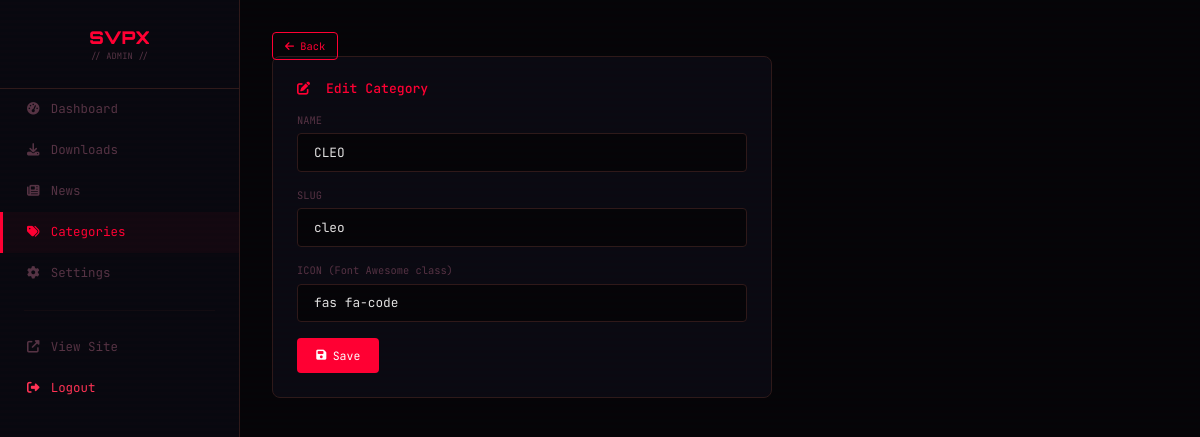
Screenshot of /admin/categories/edit/1 (signed in) with the database file from the repository.
### tables this page shows
CREATE TABLE categories (
            id INTEGER PRIMARY KEY AUTOINCREMENT,
            name TEXT NOT NULL UNIQUE,
            slug TEXT NOT NULL UNIQUE,
            icon TEXT DEFAULT 'fas fa-folder',
            created_at TEXT DEFAULT (datetime('now'))
        );

### app.py (the view, shortened to what this page needs)
@app.route("/admin/categories/edit/<int:category_id>", methods=["GET", "POST"])
@admin_required
def admin_edit_category(category_id):
    cat = get_category_by_id(category_id)
    if not cat:
        abort(404)
    return render_template("admin/edit_category.html", cat=cat)

### app.py (called while the page is built)
def admin_required(f):
    @wraps(f)
    def decorated(*args, **kwargs):
        if not session.get("admin_logged_in"):
            flash("Please login first.", "error")
            return redirect(url_for("admin_login"))
        return f(*args, **kwargs)
    return decorated

@app.context_processor
def inject_globals():
    return {
        "categories": get_categories(),
        "site_name": get_setting("site_name"),
        "server_name": get_setting("server_name"),
        "server_ip": get_setting("server_ip"),
        "discord_link": get_setting("discord_link"),
        "website_version": get_setting("website_version"),
        "current_year": datetime.now().year,
        "format_file_size": format_file_size,
        "get_setting": get_setting,
    }

### database.py (called while the page is built)
def get_db():
    conn = sqlite3.connect(DB_PATH)
    conn.row_factory = sqlite3.Row
    conn.execute("PRAGMA journal_mode=WAL")
    conn.execute("PRAGMA foreign_keys=ON")
    return conn

def get_categories():
    conn = get_db()
    cur = conn.execute("SELECT * FROM categories ORDER BY name")
    items = cur.fetchall()
    conn.close()
    return [dict(c) for c in items]

def get_setting(key):
    conn = get_db()
    cur = conn.execute("SELECT value FROM settings WHERE key=?", (key,))
    row = cur.fetchone()
    conn.close()
    return row["value"] if row else None

def get_category_by_id(category_id):
    conn = get_db()
    cur = conn.execute("SELECT * FROM categories WHERE id=?", (category_id,))
    item = cur.fetchone()
    conn.close()
    return dict(item) if item else None

### templates/admin/edit_category.html (shortened to what this page needs)
<!DOCTYPE html>
<html lang="en">
<head>
    <link href="https://cdn.jsdelivr.net/npm/bootstrap@5.3.2/dist/css/bootstrap.min.css" rel="stylesheet">
    <link href="https://cdnjs.cloudflare.com/ajax/libs/font-awesome/6.5.1/css/all.min.css" rel="stylesheet">
</head>
<body>
    <div class="sidebar">
        <div class="sidebar-h"><div class="brand">SVPX</div><div style="font-size:0.55rem;color:var(--muted);font-family:'JetBrains Mono',monospace;">// ADMIN //</div></div>
        <div class="sidebar-nav">
            <a href="{{ url_for('admin_dashboard') }}"><i class="fas fa-tachometer-alt"></i> Dashboard</a>
            <a href="{{ url_for('admin_downloads') }}"><i class="fas fa-download"></i> Downloads</a>
            <a href="{{ url_for('admin_news') }}"><i class="fas fa-newspaper"></i> News</a>
            <a href="{{ url_for('admin_categories') }}" class="active"><i class="fas fa-tags"></i> Categories</a>
            <a href="{{ url_for('admin_settings') }}"><i class="fas fa-cog"></i> Settings</a>
            <hr style="border-color:var(--border);margin:1rem 1.5rem;">
            <a href="{{ url_for('index') }}"><i class="fas fa-external-link-alt"></i> View Site</a>
            <a href="{{ url_for('admin_logout') }}" style="color:#ff3355;"><i class="fas fa-sign-out-alt"></i> Logout</a>
        </div>
    </div>
    <div class="main">
        <a href="{{ url_for('admin_categories') }}" class="btn-ao mb-3"><i class="fas fa-arrow-left"></i> Back</a>
        <div class="card-c">
            <h3 style="font-family:'JetBrains Mono',monospace;font-size:0.82rem;color:var(--blue);margin-bottom:1rem;">
                <i class="fas fa-edit me-2"></i> Edit Category
            </h3>
            <form method="POST">
                <div class="mb-3">
                    <label style="font-size:0.65rem;color:var(--muted);font-family:'JetBrains Mono',monospace;display:block;margin-bottom:0.3rem;">NAME</label>
                    <input type="text" name="name" class="cyber-inp" value="{{ cat.name }}" required>
                </div>
                <div class="mb-3">
                    <label style="font-size:0.65rem;color:var(--muted);font-family:'JetBrains Mono',monospace;display:block;margin-bottom:0.3rem;">SLUG</label>
                    <input type="text" name="slug" class="cyber-inp" value="{{ cat.slug }}" required>
                </div>
                <div class="mb-3">
                    <label style="font-size:0.65rem;color:var(--muted);font-family:'JetBrains Mono',monospace;display:block;margin-bottom:0.3rem;">ICON (Font Awesome class)</label>
                    <input type="text" name="icon" class="cyber-inp" value="{{ cat.icon }}">
                </div>
                <button type="submit" class="btn-a"><i class="fas fa-save"></i> Save</button>
            </form>
        </div>
    </div>
</body>
</html>

### templates/admin/edit_category.html (style rules this page uses)
:root { --bg:#050508; --bg2:#0a0a12; --side:#08080f; --blue:#ff0033; --text:#e0e0e0; --muted:#553344; --border:#2e1a1a; }
* { margin:0; padding:0; box-sizing:border-box; }
body { font-family:'Inter',sans-serif; background:var(--bg); color:var(--text); min-height:100vh; }
body::after { content:''; position:fixed; top:0; left:0; width:100%; height:100%; background:repeating-linear-gradient(0deg,transparent,transparent 3px,rgba(255,0,51,0.006) 3px,rgba(255,0,51,0.006) 6px); pointer-events:none; z-index:9999; }
.sidebar { position:fixed; top:0; left:0; width:240px; height:100vh; background:var(--side); border-right:1px solid var(--border); z-index:1000; }
.sidebar-h { padding:1.5rem; border-bottom:1px solid var(--border); text-align:center; }
.sidebar-h .brand { font-family:'Orbitron',monospace; font-weight:900; font-size:1.1rem; color:var(--blue); }
.sidebar-nav a { display:flex; align-items:center; gap:0.7rem; padding:0.7rem 1.5rem; color:var(--muted); text-decoration:none; font-family:'JetBrains Mono',monospace; font-size:0.78rem; transition:all 0.3s; border-left:3px solid transparent; }
.sidebar-nav a:hover, .sidebar-nav a.active { color:var(--blue); background:rgba(255,0,51,0.04); border-left-color:var(--blue); }
.main { margin-left:240px; padding:2rem; position:relative; z-index:1; }
.card-c { background:var(--bg2); border:1px solid var(--border); border-radius:8px; padding:1.5rem; max-width:500px; }
.cyber-inp { background:#050508; border:1px solid var(--border); color:var(--text); font-family:'JetBrains Mono',monospace; font-size:0.8rem; padding:0.55rem 1rem; width:100%; border-radius:4px; outline:none; transition:all 0.3s; }
.btn-a { background:var(--blue); color:#fff; border:none; font-family:'JetBrains Mono',monospace; font-size:0.72rem; padding:0.55rem 1.2rem; border-radius:4px; cursor:pointer; transition:all 0.3s; text-decoration:none; display:inline-flex; align-items:center; gap:0.4rem; }
.btn-ao { background:transparent; border:1px solid var(--blue); color:var(--blue); font-family:'JetBrains Mono',monospace; font-size:0.65rem; padding:0.35rem 0.75rem; border-radius:4px; cursor:pointer; transition:all 0.3s; text-decoration:none; }

### rows the page displays
categories: name "CLEO", slug "cleo", icon "fas fa-code"
